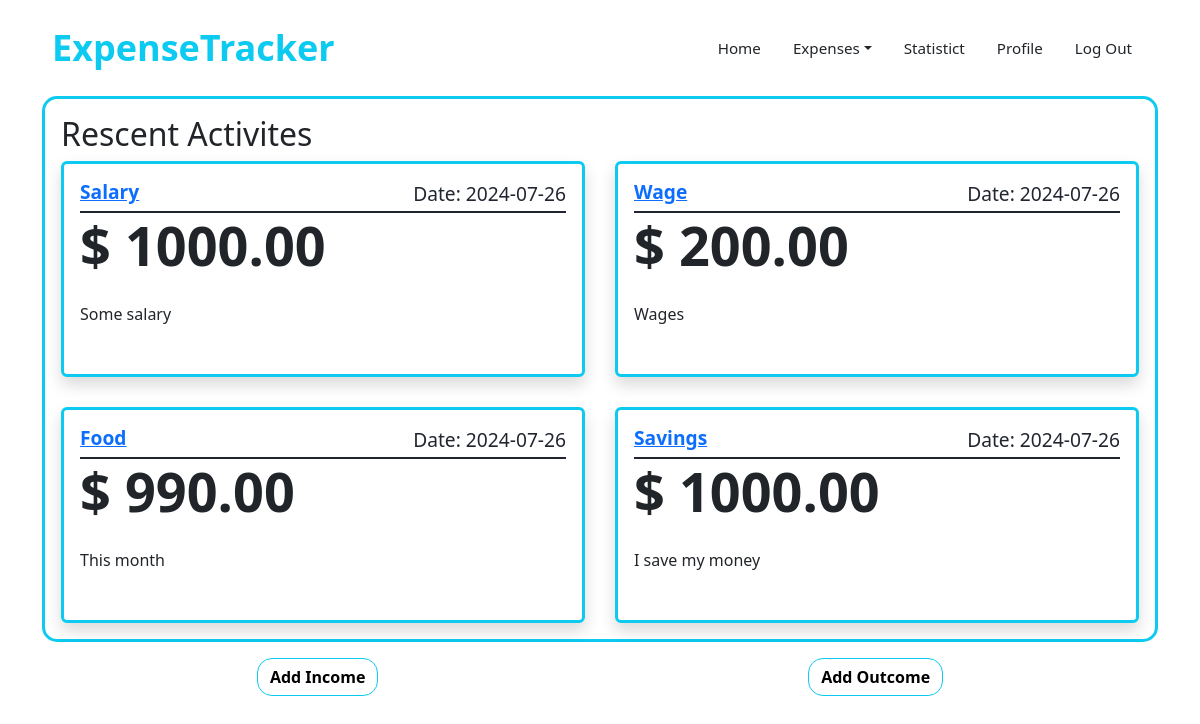
The app's page / (signed in) with its own data.
### expenses/models.py (models this page shows, shortened)
class Income(models.Model):
    typeof = models.CharField(
        max_length = 6,
        choices = {
            'salary': "Salary",
            'wage': "Wage",
            'other': "Other"
        },
        default = 'salary'
    )
    date = models.DateTimeField(default = timezone.now)
    amount = models.DecimalField(max_digits = 10, decimal_places = 2)
    description = models.CharField(
        max_length = 50,
        blank=True,
        null=True
    )
    owner = models.ForeignKey(User, on_delete = models.CASCADE)

class Outcome(models.Model):
    typeof = models.CharField(
        max_length = 21,
        choices = {
            'food': "Food",
            'transportation': "Transportation",
            'savings': "Savings",
            'housing_and_utilities': "Housing and utilities",
            'clothing': "Clothing",
            'other': "Others"
        },
        default = 'food'
    )
    date = models.DateTimeField(default = timezone.now)
    amount = models.DecimalField(max_digits = 10, decimal_places = 2)
    description = models.CharField(
        max_length = 50,
        blank=True,
        null=True
    )
    owner = models.ForeignKey(User, on_delete = models.CASCADE)

### Users/views.py (the view)
# urls.py: path('', home, name="home"),
def home(request: HttpResponse) -> HttpResponse:
    user = User.objects.filter(username = request.user).first()
    income = Income.objects.filter(owner = user)
    outcome = Outcome.objects.filter(owner = user)
    context = {
        'database_income': income,
        'database_outcome': outcome
    }
    return render(request, 'Users/home.html', context)

### Users/templates/Users/home.html
{% extends 'Users/base.html' %}
{% block content %}
    {% if not user.is_authenticated %}
        <main class="main p-5">
            <div class="main-content">
                <h2>Expense Tracker in WebApp</h2>
                <p class="fw-bold">
                    Lorem ipsum dolor sit amet consectetur adipisicing elit. Nulla
                    praesentium itaque natus illo optio ipsam sequi ea corporis, incidunt
                    molestiae sapiente repellendus tempore maxime labore? Soluta sunt
                    maiores, quo in officia ipsam similique, magnam necessitatibus quaerat
                    et itaque aut est, repellendus harum unde! Fuga, dolor. Delectus harum
                    vel reiciendis cupiditate.
                </p>
                <a href="{% url 'register' %}" class="text-light fw-bold">Need An Account ?</a>
            </div>
        </main>
    {% else %}
    <main>
        <div class="border border-3 border-info main-box p-3">
            <h2>Rescent Activites</h2>
            <div class="card-items" style="display: grid; grid-template-columns: repeat(2, 1fr); gap: 30px;">
                {% if database_income.0 %}
                    <div class="card border border-3 border-info p-3">
                        <div class="header-card d-flex justify-content-between bb-3">
                            <h2 class="fw-bold"><a href="{% url 'income-detail' database_income.0.id %}">{{ database_income.0.typeof.title }}</a></h2>
                            <span>Date: {{ database_income.0.date|date:'Y-m-d' }}</span>
                        </div>
                        <h3 class="fw-bold">$ {{ database_income.0.amount }}</h3>
                        <p>
                            {% if database_income.0.description %}
                                <p>{{ database_income.0.description }}</p>
                            {% endif %}
                        </p>
                    </div>
                {% endif %}
                {% if database_income.1 %}
                <div class="card border border-3 border-info p-3">
                    <div class="header-card d-flex justify-content-between bb-3">
                        <h2 class="fw-bold"><a href="{% url 'income-detail' database_income.0.id %}">{{ database_income.1.typeof.title }}</a></h2>
                        <span>Date: {{ database_income.1.date|date:'Y-m-d' }}</span>
                    </div>
                    <h3 class="fw-bold">$ {{ database_income.1.amount }}</h3>
                    <p>
                        {% if database_income.1.description %}
                            <p>{{ database_income.1.description }}</p>
                        {% endif %}
                    </p>
                </div>
                {% endif %}
                {% if database_outcome.0 %}
                <div class="card border border-3 border-info p-3">
                    <div class="header-card d-flex justify-content-between bb-3">
                        <h2 class="fw-bold"><a href="{% url 'outcome-detail' database_outcome.0.id %}">{{ database_outcome.0.typeof.title }}</a></h2>
                        <span>Date: {{ database_outcome.0.date|date:'Y-m-d' }}</span>
                    </div>
                    <h3 class="fw-bold">$ {{ database_outcome.0.amount }}</h3>
                    <p>
                        {% if database_outcome.0.description %}
                            <p>{{ database_outcome.0.description }}</p>
                        {% endif %}
                    </p>
                </div>
                {% endif %}
                {% if database_outcome.1 %}
                <div class="card border border-3 border-info p-3">
                    <div class="header-card d-flex justify-content-between bb-3">
                        <h2 class="fw-bold"><a href="{% url 'outcome-detail' database_outcome.0.id %}">{{ database_outcome.1.typeof.title }}</a></h2>
                        <span>Date: {{ database_outcome.1.date|date:'Y-m-d' }}</span>
                    </div>
                    <h3 class="fw-bold">$ {{ database_outcome.1.amount }}</h3>
                    <p>
                        {% if database_outcome.1.description %}
                            <p>{{ database_outcome.1.description }}</p>
                        {% endif %}
                    </p>
                </div>
                {% endif %}
            </div>
        </div>
        <div class="button my-3 d-flex justify-content-around">
            <a class="btn btn-outline-info mx-3 fw-bold" href="{% url 'add-income' %}">
                Add Income
            </a>
            <a class="btn btn-outline-info mx-3 fw-bold" href="{% url 'add-outcome' %}">
                Add Outcome
            </a>
        </div>
    </main>
    {% endif %}
{% endblock content %}

### Users/templates/Users/base.html (shortened to what this page needs)
{% load static %}
<!DOCTYPE html>
<html lang="en">
<head>
    <link rel="stylesheet" href="https://cdnjs.cloudflare.com/ajax/libs/bootstrap/5.3.3/css/bootstrap.min.css"/>
    <link rel="stylesheet" href="https://cdnjs.cloudflare.com/ajax/libs/font-awesome/6.5.2/css/all.min.css"/>
    <link rel="stylesheet" href="{% static 'Users/css/main.css' %}"/>
</head>
<body>
    <header class="py-2 px-4">
        <nav class="navbar navbar-expand-lg">
            <div class="container-fluid">
                <a class="navbar-brand text-info text-decoration-none" href="{% url 'home' %}">ExpenseTracker</a>
                <div class="collapse navbar-collapse justify-content-end" id="navbarNav">
                    {% if user.is_authenticated %}
                        <ul class="navbar-nav list">
                            <li class="nav-item">
                                <a class="nav-link text-dark mx-2" href="{% url 'home' %}">Home</a>
                            </li>
                            <li class="nav-item dropdown show">
                                <a class="nav-link text-dark mx-2 dropdown-toggle" href="#" role="button" id="dropdownMenuLink" data-toggle="dropdown" aria-haspopup="true" aria-expanded="false">Expenses</a>
                            </li>
                            <li class="nav-item">
                                <a class="nav-link text-dark mx-2" href="{% url 'statistics' %}">Statistict</a>
                            </li>
                            <li class="nav-item">
                                <a class="nav-link text-dark mx-2" href="{% url 'profile' %}">Profile</a>
                            </li>
                            <li class="nav-item">
                                <a class="nav-link text-dark mx-2" href="{% url 'logout' %}">Log Out</a>
                            </li>
                        </ul>
                    {% endif %}
                </div>
            </div>
        </nav>
    </header>
    <div class="container">
        {% block content %}{% endblock %}
    </div>
</body>
</html>

### Users/static/Users/css/main.css (style rules this page uses)
.navbar { padding: 0.5rem 1rem; }
.navbar-brand { font-weight: 700; font-size: 2.25rem; }
.nav-link { color: #495057; font-size: 0.95rem; padding: 0.5rem 1rem; transition: color 0.3s ease; }
.list { color: #fff; }
.card { border: none; box-shadow: 0 0.5rem 1rem rgba(0, 0, 0, 0.15); }
.card-items { display: grid; grid-template-columns: repeat(2, 1fr); gap: 30px; }
.card-items h2, .card-items span { font-size: 1.2rem; }
.card-items span { color: #212530; }
.bb-3 { border-bottom: 2px #212530 solid; }
.card-items h3 { font-size: 3.375rem; }
.main-box { width: 100%; border-radius: 15px; }
.button .btn { color: #000; border-radius: 15px; }
@media only screen and (max-width: 1300px) { main { max-width: 100%; } }

### records on screen
Income: typeof "Salary", date "2024-07-26", amount "1000.00", description "Some salary"
Income: typeof "Wage", date "2024-07-26", amount "200.00", description "Wages"
Outcome: typeof "Food", date "2024-07-26", amount "990.00", description "This month"
Outcome: typeof "Savings", date "2024-07-26", amount "1000.00", description "I save my money"
